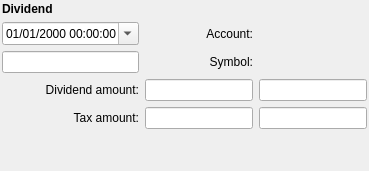
                  <widget class="QWidget" name="DividendDetailsTab">
                   <layout class="QGridLayout" name="gridLayout_2">
                    <property name="leftMargin">
                     <number>2</number>
                    </property>
                    <property name="topMargin">
                     <number>2</number>
                    </property>
                    <property name="rightMargin">
                     <number>2</number>
                    </property>
                    <property name="bottomMargin">
                     <number>2</number>
                    </property>
                    <item row="6" column="2">
                     <widget class="QLabel" name="DividendSymbolLbl">
                      <property name="text">
                       <string>Symbol:</string>
                      </property>
                      <property name="alignment">
                       <set>Qt::AlignRight|Qt::AlignTrailing|Qt::AlignVCenter</set>
                      </property>
                     </widget>
                    </item>
                    <item row="8" column="2">
                     <widget class="QLineEdit" name="DividendTaxEdit">
                      <property name="toolTip">
                       <string>Tax amount</string>
                      </property>
                      <property name="alignment">
                       <set>Qt::AlignRight|Qt::AlignTrailing|Qt::AlignVCenter</set>
                      </property>
                     </widget>
                    </item>
                    <item row="2" column="3">
                     <widget class="AccountSelector" name="DividendAccountWidget" native="true">
                      <property name="minimumSize">
                       <size>
                        <width>32</width>
                        <height>0</height>
                       </size>
                      </property>
                     </widget>
                    </item>
                    <item row="2" column="1">
                     <widget class="QDateTimeEdit" name="DividendTimestampEdit">
                      <property name="displayFormat">
                       <string>dd/MM/yyyy hh:mm:ss</string>
                      </property>
                      <property name="calendarPopup">
                       <bool>true</bool>
                      </property>
                     </widget>
                    </item>
                    <item row="8" column="1">
                     <widget class="QLabel" name="DividendTaxLbl">
                      <property name="text">
                       <string>Tax amount:</string>
                      </property>
                      <property name="alignment">
                       <set>Qt::AlignRight|Qt::AlignTrailing|Qt::AlignVCenter</set>
                      </property>
                     </widget>
                    </item>
                    <item row="7" column="2">
                     <widget class="QLineEdit" name="DividendSumEdit">
                      <property name="toolTip">
                       <string>Dividend amount</string>
                      </property>
                      <property name="alignment">
                       <set>Qt::AlignRight|Qt::AlignTrailing|Qt::AlignVCenter</set>
                      </property>
                     </widget>
                    </item>
                    <item row="6" column="1">
                     <widget class="QLineEdit" name="DividendNumberEdit">
                      <property name="toolTip">
                       <string>Dividend operation number</string>
                      </property>
                     </widget>
                    </item>
                    <item row="9" column="1">
                     <spacer name="verticalSpacer">
                      <property name="orientation">
                       <enum>Qt::Vertical</enum>
                      </property>
                      <property name="sizeHint" stdset="0">
                       <size>
                        <width>20</width>
                        <height>40</height>
                       </size>
                      </property>
                     </spacer>
                    </item>
                    <item row="0" column="1">
                     <widget class="QLabel" name="DividendTabLbl">
                      <property name="font">
                       <font>
                        <weight>75</weight>
                        <bold>true</bold>
                       </font>
                      </property>
                      <property name="text">
                       <string>Dividend</string>
                      </property>
                     </widget>
                    </item>
                    <item row="2" column="2">
                     <widget class="QLabel" name="DividendAccountLbl">
                      <property name="text">
                       <string>Account:</string>
                      </property>
                      <property name="alignment">
                       <set>Qt::AlignRight|Qt::AlignTrailing|Qt::AlignVCenter</set>
                      </property>
                     </widget>
                    </item>
                    <item row="7" column="1">
                     <widget class="QLabel" name="DividendSumLbl">
                      <property name="text">
                       <string>Dividend amount:</string>
                      </property>
                      <property name="alignment">
                       <set>Qt::AlignRight|Qt::AlignTrailing|Qt::AlignVCenter</set>
                      </property>
                     </widget>
                    </item>
                    <item row="6" column="3">
                     <widget class="AssetSelector" name="DividendAssetWidget" native="true">
                      <property name="minimumSize">
                       <size>
                        <width>32</width>
                        <height>0</height>
                       </size>
                      </property>
                     </widget>
                    </item>
                    <item row="7" column="3" colspan="2">
                     <widget class="QLineEdit" name="DividendSumDescription">
                      <property name="toolTip">
                       <string>Dividend description</string>
                      </property>
                      <property name="alignment">
                       <set>Qt::AlignLeading|Qt::AlignLeft|Qt::AlignVCenter</set>
                      </property>
                     </widget>
                    </item>
                    <item row="2" column="4">
                     <spacer name="horizontalSpacer_6">
                      <property name="orientation">
                       <enum>Qt::Horizontal</enum>
                      </property>
                      <property name="sizeHint" stdset="0">
                       <size>
                        <width>40</width>
                        <height>20</height>
                       </size>
                      </property>
                     </spacer>
                    </item>
                    <item row="8" column="3" colspan="2">
                     <widget class="QLineEdit" name="DividendTaxDescription">
                      <property name="toolTip">
                       <string>Tax description</string>
                      </property>
                     </widget>
                    </item>
                   </layout>
                  </widget>
